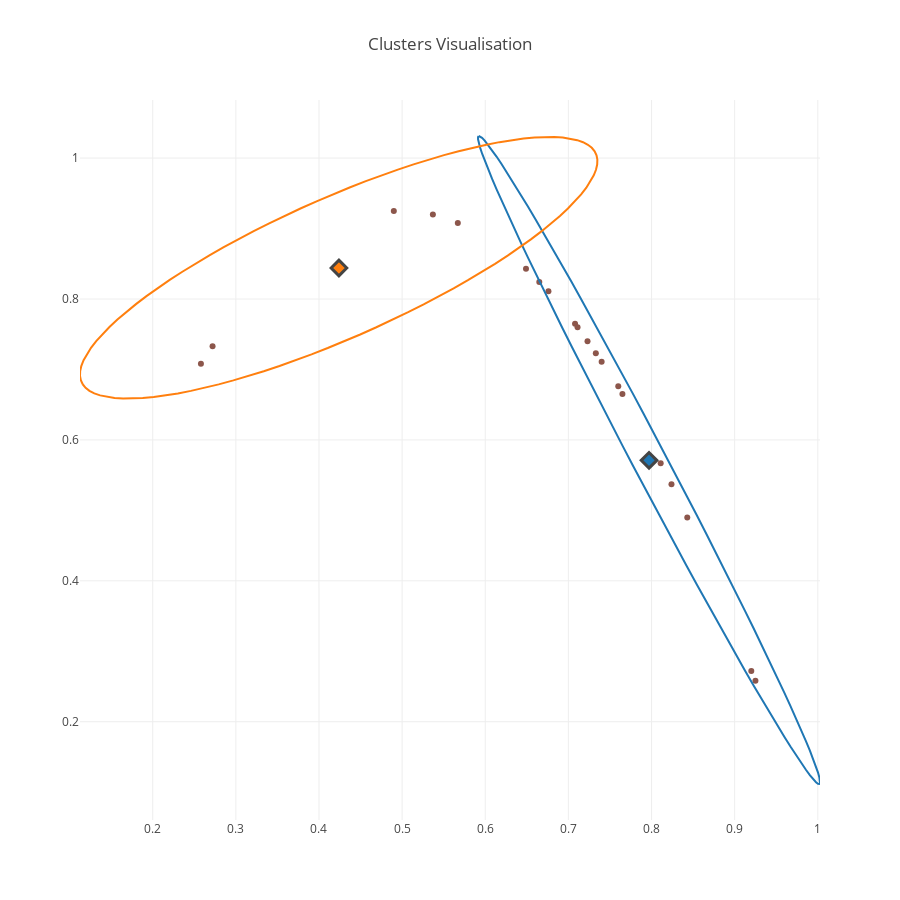
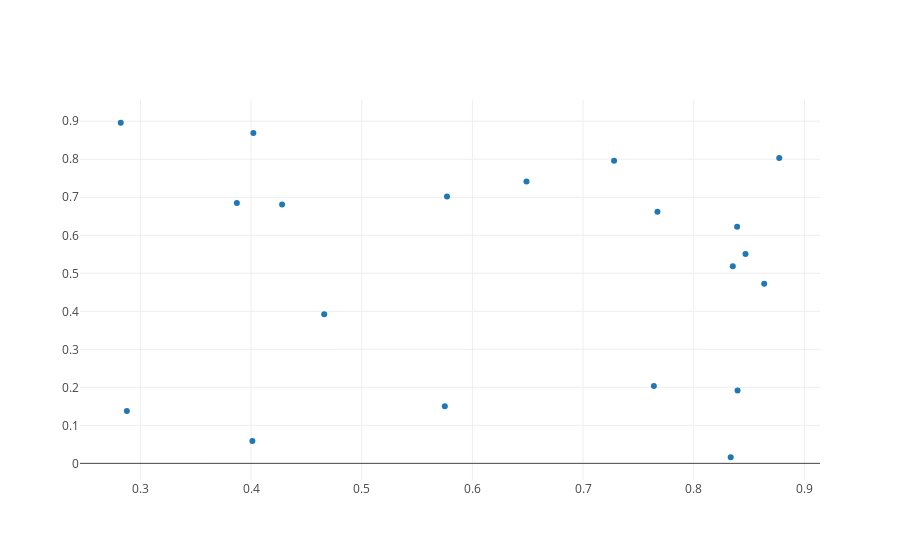

The notebook cell these images were saved under, in order:
### Code cell
calc_causality(data=target, target=data, scope=20, show_clusters=True)
